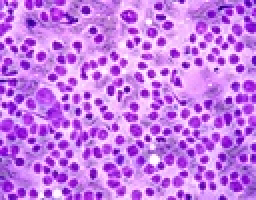
%> input picture Cell Segmentation/t4.jpg, 128 x 100 px, shrunk from 640 x 499 before the run (shown 2 times larger)
$ octave DemoCase4.m   (GNU Octave 9; MATLAB toolbox functions it lacks are replaced by stand-ins)
%> lines starting %> are read from the running program, lines starting %| are printed output that depends on the picture
### Cell Segmentation/moving_average_filter.m
%%%This program is written by Zhenzhou Wang, for more information please
%%%contact: zzwangsia@yahoo.com or wangzhenzhou@sia.cn
function [C] = moving_average_filter(A)
%%%moving average filtering
sd=1;
B=[(1/(2*pi*sd^2))*exp((-2^2-2^2)/(2*sd^2)),(1/(2*pi*sd^2))*exp((-1^2-2^2)/(2*sd^2)),(1/(2*pi*sd^2))*exp((-0^2-2^2)/(2*sd^2)),(1/(2*pi*sd^2))*exp((-1^2-2^2)/(2*sd^2)),(1/(2*pi*sd^2))*exp((-2^2-2^2)/(2*sd^2));
    (1/(2*pi*sd^2))*exp((-2^2-1^2)/(2*sd^2)),(1/(2*pi*sd^2))*exp((-1^2-1^2)/(2*sd^2)),(1/(2*pi*sd^2))*exp((-0^2-1^2)/(2*sd^2)),(1/(2*pi*sd^2))*exp((-1^2-1^2)/(2*sd^2)),(1/(2*pi*sd^2))*exp((-2^2-1^2)/(2*sd^2));
    (1/(2*pi*sd^2))*exp((-2^2-0^2)/(2*sd^2)),(1/(2*pi*sd^2))*exp((-1^2-0^2)/(2*sd^2)),(1/(2*pi*sd^2))*exp((-0^2-0^2)/(2*sd^2)),(1/(2*pi*sd^2))*exp((-1^2-0^2)/(2*sd^2)),(1/(2*pi*sd^2))*exp((-2^2-0^2)/(2*sd^2));
    (1/(2*pi*sd^2))*exp((-2^2-1^2)/(2*sd^2)),(1/(2*pi*sd^2))*exp((-1^2-1^2)/(2*sd^2)),(1/(2*pi*sd^2))*exp((-0^2-1^2)/(2*sd^2)),(1/(2*pi*sd^2))*exp((-1^2-1^2)/(2*sd^2)),(1/(2*pi*sd^2))*exp((-2^2-1^2)/(2*sd^2));
    (1/(2*pi*sd^2))*exp((-2^2-2^2)/(2*sd^2)),(1/(2*pi*sd^2))*exp((-1^2-2^2)/(2*sd^2)),(1/(2*pi*sd^2))*exp((-0^2-2^2)/(2*sd^2)),(1/(2*pi*sd^2))*exp((-1^2-2^2)/(2*sd^2)),(1/(2*pi*sd^2))*exp((-2^2-2^2)/(2*sd^2))
    ];
C=convn(A,B,'same');
C=255*imadjust(C);
% figure,imagesc(C);colormap gray;

### Cell Segmentation/zhenzhou_threshold_selection_updated.m
%%%This program is written by Zhenzhou Wang, for more information please
%%%contact: zzwangsia@yahoo.com or wangzhenzhou@sia.cn
%%%This program is free for academic use only.
%%%Please reference and acknowledge the following paper:
%%%[1]Z.Z. Wang, "Monitoring of GMAW weld pool from the reflected laser lines
%%%for real time control", IEEE Transactions on Industrial Informatics, No.
%%%10,Issue, 4, pp. 2073-2083, 2014
%%%[2] Z.Z. Wang, "A new approach for segmentation and quantification of
%%%%%% cells or nanoparticles", IEEE T IND INFORM, 12(3), pp.962-971,2016

function [T] = zhenzhou_threshold_selection_updated(C,km,bandwidth,Nfit,Case)
%%%Case=1: segment between 1 and 2; case2:segment between 2 and 3;and so on
interval=8;%%%user defined; default value is 8;
Image=round(C);
Ns=max(max(Image));
Ns1=max(min(min(Image)),1);
hist1=zeros(1,Ns);
for h=Ns1:Ns
for i=1:size(Image,1)
    for j=1:size(Image,2)
        if Image(i,j)==h;
            hist1(1,h)=hist1(1,h)+1;
        end;
    end;
end;

if hist1(1,h)<1
    hist1(1,h)=1;
end;
end;


% figure,plot(hist1);
hist1=hist1/max(hist1);
hist_orig=hist1;
fhist=fft(hist1);
fhist1=abs(fftshift(fhist));
% figure,plot(fhist1);
% fhist(10:245)=0;
fhist(bandwidth:(max(size(fhist1))-bandwidth))=0;
ahist=ifft(fhist);

hist=abs(ahist)/max(abs(ahist));
hist(1:Ns1)=0;
hist(Ns:255)=0;
% [25 lines of commented-out code are left out]
 N=15;
 N=Nfit;
% N=7
hl=zeros(1,max(size(hist)));
sd=zeros(1,N+1);
% s=zeros(1,(N+1)/2);
for i=1+N:max(size(hist))-N
    Y=[];
    X=[];
    for j=1:N
        Y=[Y;hist(i-N+j-1)];
        temp=[i-N+j-1,1];
        X=[X;temp];
    end;
    k=inv(X'*X)*X'*Y;
    k1=k(1);
    Y=[];
    X=[];
    for j=1:N
        Y=[Y;hist(i+j)];
        temp=[i+j,1];
        X=[X;temp];
    end;
    k=inv(X'*X)*X'*Y;
    k2=k(1);
    sd=[sd,k1-k2];

end;
M=5;
s=zeros(1,(M+1)/2+2);
for i=1+M:max(size(sd))-M
    Y=[];
    X=[];
    Y=sd((i-(M-1)/2):(i+(M-1)/2))';
    temp=[(i-(M-1)/2):(i+(M-1)/2)];
    af=ones(1,max(size(temp)));
    X=[temp',af'];
    k=inv(X'*X)*X'*Y;
    s=[s,k(1)];
end;

s=s/max(s);
sd=sd/max(sd);

peaks=zeros(1,max(size(sd)));
for i=1:max(size(sd))
    if sd(i)>0
        peaks(i)=sd(i);
    end;
end;
%figure,plot(peaks);
valleys=zeros(1,max(size(sd)));
for i=1:max(size(sd))
    if sd(i)<0
        valleys(i)=-sd(i);
    end;
end;
%figure,plot(valleys);

ps=findpeaks(peaks((Nfit+5):(255-Nfit-5))); %%%Eliminate the peaks near the two ending sizes
peak_intensity=[];

for i=1:min(size(ps))
[m n]=find(peaks==ps(i));
peak_intensity=[peak_intensity,n];
end;
vs=findpeaks(valleys);
valley_intensity=[];
for i=1:min(size(vs))
[m n]=find(valleys==vs(i));
valley_intensity=[valley_intensity,n];
end;

% keyboard;

% keyboard;
if km==2
    [m n1]=find(peaks==max(ps));
    ps1=[];
    for i=1:max(size(ps))
        if ps(i)<max(ps)
            ps1=[ps1,ps(i)];
        end;
    end;
    [m n2]=find(peaks==max(ps1));
    Mu=[n1, n2]

    dis=abs(n1-n2);
    if dis<interval
        ps2=[];
        for i=1:max(size(ps1))
            if ps1(i)<max(ps1)
                ps2=[ps2,ps1(i)];
            end;
        end;
        [m n3]=find(peaks==max(ps2));
        Mu=[(n1+n2)/2, n3]
    end;

    Mu=sort(Mu)
%     keyboard;
    n_v_s=[];
    nvs=[];
    for i=1:max(size(vs))
        if valley_intensity(i)>Mu(1)&&valley_intensity(i)<Mu(2)
            n_v_s=[n_v_s,valley_intensity(i)];
            nvs=[nvs,vs(i)];
        end;
    end;

    [m n]=find(nvs==max(nvs));
    T=n_v_s(n)

end;


% keyboard;
if km==3
    [m n1]=find(peaks==min(size(ps)));
    ps1=[];
    for i=1:min(size(ps))
        if ps(i)<max(ps)
            ps1=[ps1,ps(i)];
        end;
    end;
    [m n2]=find(peaks==min(size(ps1)));

    ps2=[];
    for i=1:max(size(ps1))
        if ps1(i)<max(ps1)
            ps2=[ps2,ps1(i)];
        end;
    end;
%     keyboard;
    if max(size(ps2))>0
        [m n3]=find(peaks==max(ps2));
        Mu=sort([n1, n2, n3])

        dis=min(abs(diff(Mu)));
        if dis<interval
            ps3=[];
            for i=1:max(size(ps2))
                if ps2(i)<max(ps2)
                    ps3=[ps3,ps2(i)];
                end;
            end;
            [m n4]=find(peaks==max(ps3));
            % [6 lines of commented-out code are left out]

            if abs(n1-n2)<abs(n2-n3)
                Mu=sort([(n1+n2)/2, n3, n4]);
            else
                Mu=sort([n1,(n2+n3)/2, n4]);
            end;

        end;

        if Case==1
            n_v_s=[];
            nvs=[];
            for i=1:max(size(vs))
                if valley_intensity(i)>Mu(1)&&valley_intensity(i)<Mu(2)
                    n_v_s=[n_v_s,valley_intensity(i)];
                    nvs=[nvs,vs(i)];
                end;
            end;

            [m n]=find(nvs==max(nvs));
            T=n_v_s(n)
            if max(size(T))<1
                T=(Mu(1)+Mu(2))/2
            end;
        end;

        if Case==2
            n_v_s=[];
            nvs=[];
            for i=1:max(size(vs))
%                 if valley_intensity(i)>Mu(2)&&valley_intensity(i)<(Mu(3)+Mu(2))/2
                    if valley_intensity(i)>Mu(2)&&valley_intensity(i)<Mu(3) %%%change by zz 2015-11-27
                    n_v_s=[n_v_s,valley_intensity(i)];
                    nvs=[nvs,vs(i)];
                end;
            end;

            [m n]=find(nvs==max(nvs));
            T=n_v_s(n)
            if max(size(T))<1
                T=(Mu(1)+Mu(2))/2
            end;
        end;

    else
        Mu=sort([n1,n2]);
        if Case==1
            n_v_s=[];
            nvs=[];
            for i=1:max(size(vs))
                if valley_intensity(i)>Mu(1)&&valley_intensity(i)<Mu(2)
                    n_v_s=[n_v_s,valley_intensity(i)];
                    nvs=[nvs,vs(i)];
                end;
            end;

            [m n]=find(nvs==max(nvs));
            T=n_v_s(n)
            if max(size(T))<1
                T=(Mu(1)+Mu(2))/2
            end;
        end;

        if Case==2
            n_v_s=[];
            nvs=[];
            for i=1:max(size(vs))
                if valley_intensity(i)>Mu(1)&&valley_intensity(i)<(Mu(1)+Mu(2))/2
                    n_v_s=[n_v_s,valley_intensity(i)];
                    nvs=[nvs,vs(i)];
                end;
            end;

            [m n]=find(nvs==max(nvs));
            T=n_v_s(n)
            if max(size(T))<1
                T=(Mu(1)+Mu(2))/2
            end;
        end;

    end;
    %     keyboard;


end;


if km==4
    [m n1]=find(peaks==max(ps));
    ps1=[];
    for i=1:max(size(ps))
        if ps(i)<max(ps)
            ps1=[ps1,ps(i)];
        end;
    end;
    [m n2]=find(peaks==max(ps1));
    ps2=[];
    for i=1:max(size(ps1))
        if ps1(i)<max(ps1)
            ps2=[ps2,ps1(i)];
        end;
    end;
    [m n3]=find(peaks==max(ps2));
    Mu=[n1, n2, n3]
    ps3=[];
    for i=1:max(size(ps2))
        if ps2(i)<max(ps2)
            ps3=[ps3,ps2(i)];
        end;
    end;
    [m n4]=find(peaks==max(ps3));
    Mu=[n1, n2, n3, n4]
end;

if km==5
    [m n1]=find(peaks==max(ps));
    ps1=[];
    for i=1:max(size(ps))
        if ps(i)<max(ps)
            ps1=[ps1,ps(i)];
        end;
    end;
    [m n2]=find(peaks==max(ps1));
    ps2=[];
    for i=1:max(size(ps1))
        if ps1(i)<max(ps1)
            ps2=[ps2,ps1(i)];
        end;
    end;
    [m n3]=find(peaks==max(ps2));
    Mu=[n1, n2, n3]
    ps3=[];
    for i=1:max(size(ps2))
        if ps2(i)<max(ps2)
            ps3=[ps3,ps2(i)];
        end;
    end;
    [m n4]=find(peaks==max(ps3));
    Mu=[n1, n2, n3, n4]
    ps4=[];
    for i=1:max(size(ps3))
        if ps3(i)<max(ps3)
            ps4=[ps4,ps3(i)];
        end;
    end;
    [m n5]=find(peaks==max(ps4));
    Mu=[n1, n2, n3, n4, n5]
end;

if km==6
    [m n1]=find(peaks==max(ps));
    ps1=[];
    for i=1:max(size(ps))
        if ps(i)<max(ps)
            ps1=[ps1,ps(i)];
        end;
    end;
    [m n2]=find(peaks==max(ps1));
    ps2=[];
    for i=1:max(size(ps1))
        if ps1(i)<max(ps1)
            ps2=[ps2,ps1(i)];
        end;
    end;
    [m n3]=find(peaks==max(ps2));
    Mu=[n1, n2, n3]
    ps3=[];
    for i=1:max(size(ps2))
        if ps2(i)<max(ps2)
            ps3=[ps3,ps2(i)];
        end;
    end;
    [m n4]=find(peaks==max(ps3));
    Mu=[n1, n2, n3, n4]
    ps4=[];
    for i=1:max(size(ps3))
        if ps3(i)<max(ps3)
            ps4=[ps4,ps3(i)];
        end;
    end;
    [m n5]=find(peaks==max(ps4));
    Mu=[n1, n2, n3, n4, n5]
      ps5=[];
    for i=1:max(size(ps4))
        if ps4(i)<max(ps4)
            ps5=[ps5,ps4(i)];
        end;
    end;
    [m n6]=find(peaks==max(ps5));
    Mu=[n1, n2, n3, n4, n5, n6]
end;


figure,plot(peaks,'b-','linewidth',2);%'Color',[.3 0 0]);
hold on;
plot(-valleys,'r-','linewidth',2);%'Color',[.6 0 0]);
plot(hist1,'m-','linewidth',2);
plot(hist,'c-','linewidth',2);

plot(s,'g-','linewidth',2);
plot(hl,'k-','linewidth',2);

plot(T,0,'r*','markersize',10,'LineWidth',2);
% plot(Totsu,0,'g*','markersize',10,'LineWidth',2);
for i=1:max(size(peak_intensity))
    plot(peak_intensity(i),0,'bx','markersize',10,'linewidth',2);
end;
for i=1:max(size(valley_intensity))
    plot(valley_intensity(i),0,'ro','markersize',10,'linewidth',2);
end;
legend('peak parts of slope difference','valley parts of slope difference','original histogram distribution','smoothed histogram distribution','derivative of slope difference','horizontal axis','selected threshold');

### Cell Segmentation/DemoCase4.m
%%%This program is written by Zhenzhou Wang, for more information please
%%%contact: zzwangsia@yahoo.com or wangzhenzhou@sia.cn
%%%This program is free for academic use only.
%%%Please reference and acknowledge the following papers:
%%%%%%[1]Z.Z. Wang, "A semi-automatic method for robust and efficient identification of neighboring muscle cells," Pattern Recognition, Vol. 53, pp.300-312, 2016
%%%%%%[2] Z.Z. Wang, "A new approach for segmentation and quantification of
%%%%%% cells or nanoparticles", IEEE T IND INFORM, 12(3), pp.962-971,2016

close all;
clear all;
clc;

path='t4.jpg';
D=im2double(imread(path));
figure,imagesc(D);colormap gray;
A=D(1:end,1:end,2);
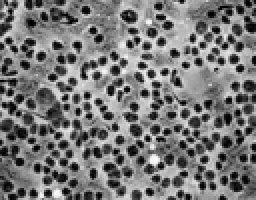
%> A: size 100x128 double (shown 2 times larger); min 0, max 0.984, mean 0.471
figure,imagesc(A);colormap gray;


%%%moving average filtering
C=moving_average_filter(A);
%> in moving_average_filter, `C=convn(A,B,'same');`:
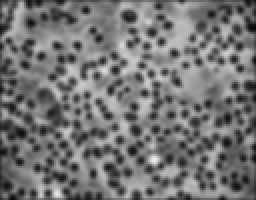
%> C: size 100x128 double (shown 2 times larger); min 0.0369, max 0.928, mean 0.457
%> in moving_average_filter, `C=255*imadjust(C);`:
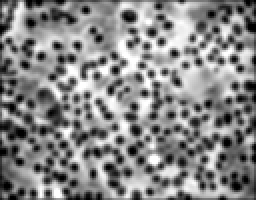
%> C: size 100x128 double (shown 2 times larger); min 0, max 255, mean 135


%%%%Segment the cell image directly
T1=zhenzhou_threshold_selection_updated(double(C),3,31,1,4);
%> in zhenzhou_threshold_selection_updated, `Ns=max(max(Image));`: Ns = 255
%> in zhenzhou_threshold_selection_updated, `Ns1=max(min(min(Image)),1);`: Ns1 = 1
%> after the loop in zhenzhou_threshold_selection_updated, `for h=Ns1:Ns`: hist1 = 255 values, max 131 at index 255, min 2 at index 254, mean 49.67
%> in zhenzhou_threshold_selection_updated, `hist1=hist1/max(hist1);`: hist1 = 255 values, max 1 at index 255, min 0.0153 at index 254, mean 0.379
%> in zhenzhou_threshold_selection_updated, `hist_orig=hist1;`: hist_orig has the same summary as hist1
%> in zhenzhou_threshold_selection_updated, `fhist1=abs(fftshift(fhist));`: fhist1 = 255 values, max 96.69 at index 128, min 0.0624 at index 94, mean 1.67
%> in zhenzhou_threshold_selection_updated, `hist=abs(ahist)/max(abs(ahist));`: hist = 255 values, max 1 at index 169, min 0.0888 at index 6, mean 0.617
%> the loop in zhenzhou_threshold_selection_updated, `for i=1+N:max(size(hist))-N` made 253 passes
%> (k1, k2) on passes 14 to 16: (Inf, Inf), (Inf, Inf), (Inf, Inf)
%> the loop in zhenzhou_threshold_selection_updated, `for i=1+M:max(size(sd))-M` made 245 passes
%> (Y, temp, X, k) on passes 12 to 14: ([NaN; NaN; NaN; NaN; NaN], [15 16 17 18 19], [15 1; 16 1; 17 1; 18 1; 19 1], [NaN; NaN]), ([NaN; NaN; NaN; NaN; NaN], [16 17 18 19 20], [16 1; 17 1; 18 1; 19 1; 20 1], [NaN; NaN]), ([NaN; NaN; NaN; NaN; NaN], [17 18 19 20 21], [17 1; 18 1; 19 1; 20 1; 21 1], [NaN; NaN])
%> after the loop in zhenzhou_threshold_selection_updated, `for i=1:max(size(sd))`: peaks = 255 values from 0 to 0
%> in zhenzhou_threshold_selection_updated, `ps=findpeaks(peaks((Nfit+5):(255-Nfit-5)));`: ps = []
%> in zhenzhou_threshold_selection_updated, `[m n1]=find(peaks==min(size(ps)));`: m = 255 values from 1 to 1; n1 = 255 values from 1 to 255
%> in zhenzhou_threshold_selection_updated, `Mu=sort([n1,n2]);`: Mu = 510 values from 1 to 255
%> in zhenzhou_threshold_selection_updated, `plot(hl,'k-','linewidth',2);`:
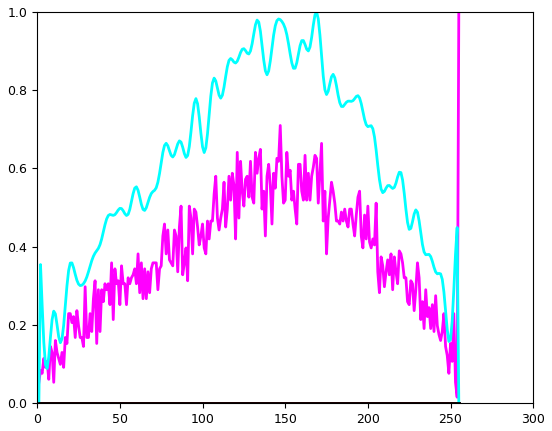
%> figure redrawn from the program's plot data; curve peaks at x = 255, y = 1; curve peaks at x = 169, y = 1
%> the run ends on the next line
